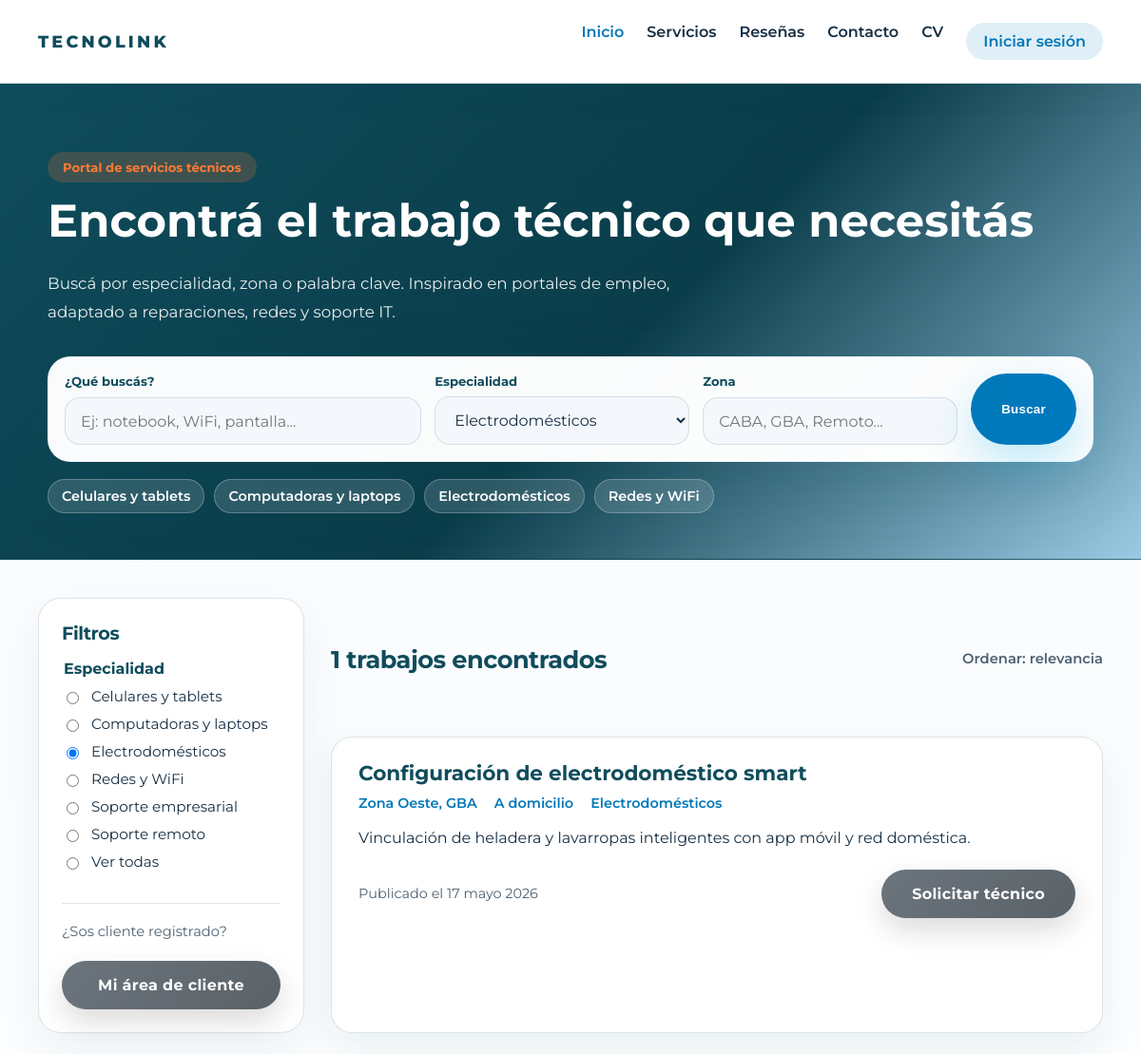
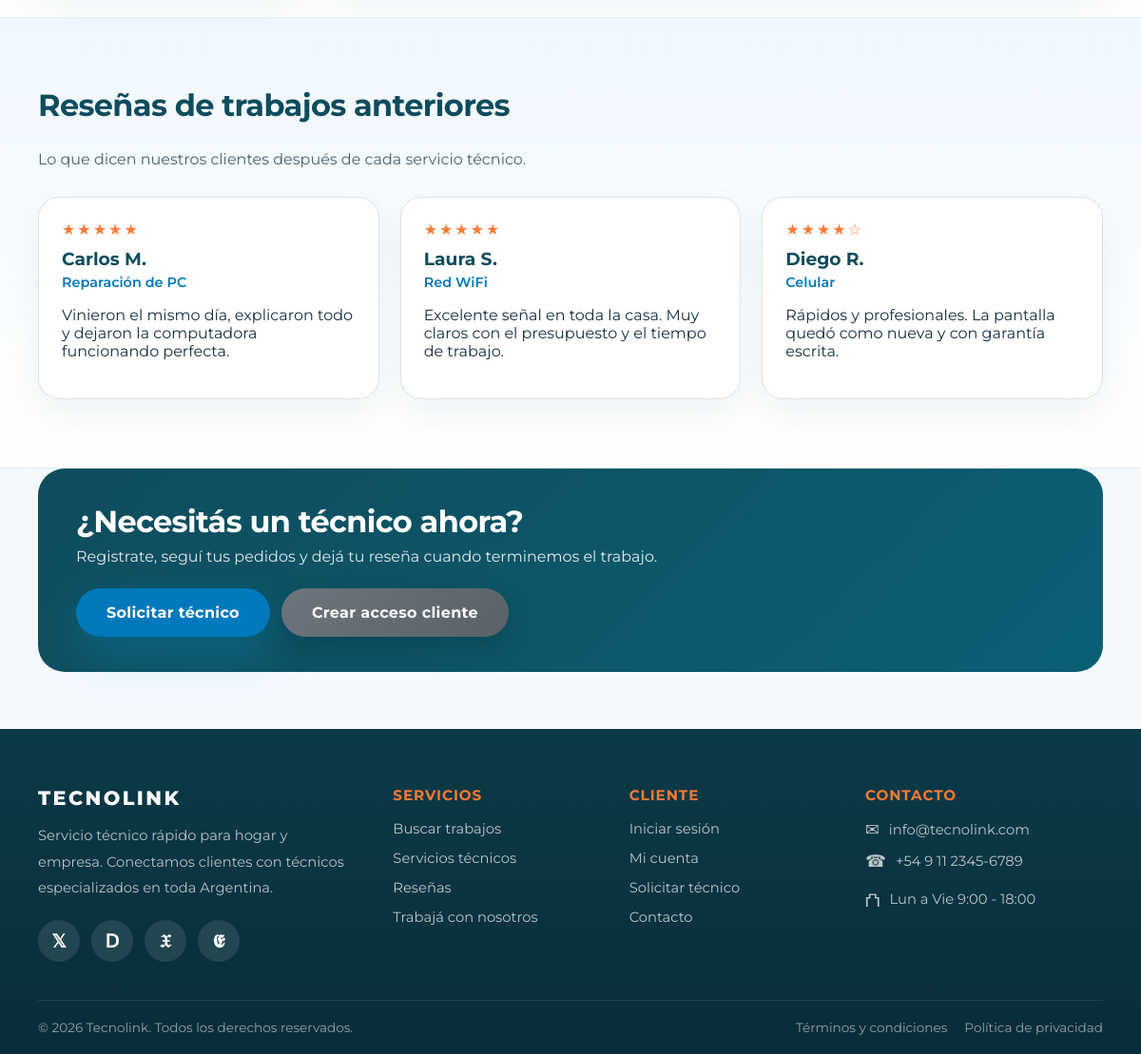
Page /index.php?tipo=electro on the committed database (2 pictures, top to bottom).
### tables this page shows
CREATE TABLE IF NOT EXISTS trabajos (
    id          INT AUTO_INCREMENT PRIMARY KEY,
    usuario_id  INT NULL,
    titulo      VARCHAR(150) NOT NULL,
    zona        VARCHAR(100) NOT NULL,
    tipo        VARCHAR(20)  NOT NULL,
    modalidad   VARCHAR(50)  NOT NULL,
    descripcion TEXT NOT NULL,
    estado      ENUM('Pendiente','En curso','Finalizado') NOT NULL DEFAULT 'Pendiente',
    urgente     TINYINT(1) NOT NULL DEFAULT 0,
    fecha       DATE NOT NULL,
    creado_en   TIMESTAMP DEFAULT CURRENT_TIMESTAMP,
    FOREIGN KEY (usuario_id) REFERENCES usuarios(id) ON DELETE SET NULL,
    FOREIGN KEY (tipo) REFERENCES tipos_trabajo(id)
);

CREATE TABLE IF NOT EXISTS resenas (
    id             INT AUTO_INCREMENT PRIMARY KEY,
    trabajo_id     INT NULL,
    nombre         VARCHAR(100) NOT NULL,
    trabajo_titulo VARCHAR(150) NOT NULL,
    estrellas      TINYINT NOT NULL,
    texto          TEXT NOT NULL,
    creado_en      TIMESTAMP DEFAULT CURRENT_TIMESTAMP,
    FOREIGN KEY (trabajo_id) REFERENCES trabajos(id) ON DELETE SET NULL
);

### includes/config.php (called while the page is built, shortened)
<?php
require_once __DIR__ . '/helpers.php';
function obtener_tipos_trabajo(): array
{
    static $tipos = null;
    if ($tipos === null) {
        $pdo = obtener_conexion();
        $filas = $pdo->query('SELECT id, etiqueta FROM tipos_trabajo ORDER BY etiqueta')->fetchAll();
        $tipos = [];
        foreach ($filas as $fila) {
            $tipos[$fila['id']] = $fila['etiqueta'];
        }
    }
    return $tipos;
}
$tipos_trabajo = obtener_tipos_trabajo();
function usuario_logueado(): bool
{
    return isset($_SESSION['usuario']) && $_SESSION['usuario'] !== '';
}

### includes/helpers.php (called while the page is built, shortened)
<?php
function obtener_etiqueta_tipo(string $tipo): string
{
    global $tipos_trabajo;
    return $tipos_trabajo[$tipo] ?? ucfirst($tipo);
}
function formatear_fecha_es(string $fecha_mysql): string
{
    $meses = [
        1 => 'enero', 2 => 'febrero', 3 => 'marzo', 4 => 'abril',
        5 => 'mayo', 6 => 'junio', 7 => 'julio', 8 => 'agosto',
        9 => 'septiembre', 10 => 'octubre', 11 => 'noviembre', 12 => 'diciembre',
    ];
    $fecha_obj = DateTime::createFromFormat('Y-m-d', $fecha_mysql);
    return $fecha_obj->format('d') . ' ' . $meses[(int) $fecha_obj->format('n')] . ' ' . $fecha_obj->format('Y');
}

### index.php (the view, shortened to what this page needs)
<?php
require_once __DIR__ . '/includes/config.php';
$busqueda = trim($_GET['q'] ?? '');
$filtro_tipo = $_GET['tipo'] ?? '';
$filtro_zona = trim($_GET['zona'] ?? '');
$sql = 'SELECT id, titulo, zona, tipo, modalidad, descripcion, urgente, fecha
        FROM trabajos
        WHERE 1 = 1';
$parametros = [];
if ($filtro_tipo !== '') {
    $sql .= ' AND tipo = :tipo';
    $parametros['tipo'] = $filtro_tipo;
}
$sql .= ' ORDER BY fecha DESC';
$pdo = obtener_conexion();
$consulta = $pdo->prepare($sql);
$consulta->execute($parametros);
$trabajos_filtrados = $consulta->fetchAll();
$reseñas = $pdo->query('SELECT nombre, trabajo_titulo AS trabajo, estrellas, texto FROM resenas ORDER BY creado_en DESC')->fetchAll();
$total = count($trabajos_filtrados);
require_once __DIR__ . '/includes/header.php';
?>
<main>
    <section class="jobs-hero">
        <div class="jobs-hero-inner">
            <span class="eyebrow">Portal de servicios técnicos</span>
            <h1>Encontrá el trabajo técnico que necesitás</h1>
            <p class="hero-text">Buscá por especialidad, zona o palabra clave. Inspirado en portales de empleo, adaptado a reparaciones, redes y soporte IT.</p>
            <form class="jobs-search" method="get" action="index.php">
                <div class="search-field">
                    <label for="q">¿Qué buscás?</label>
                    <input type="text" id="q" name="q" placeholder="Ej: notebook, WiFi, pantalla..." value="<?php echo htmlspecialchars($busqueda); ?>">
                </div>
                <div class="search-field">
                    <label for="tipo">Especialidad</label>
                    <select id="tipo" name="tipo">
                        <?php foreach ($tipos_trabajo as $clave => $etiqueta) : ?>
                            <option value="<?php echo $clave; ?>"<?php echo $filtro_tipo === $clave ? ' selected' : ''; ?>><?php echo htmlspecialchars($etiqueta); ?></option>
                        <?php endforeach; ?>
                    </select>
                </div>
                <div class="search-field">
                    <label for="zona">Zona</label>
                    <input type="text" id="zona" name="zona" placeholder="CABA, GBA, Remoto..." value="<?php echo htmlspecialchars($filtro_zona); ?>">
                </div>
                <button type="submit" class="btn-primary">Buscar</button>
            </form>
            <div class="hero-quick-tags">
                <?php foreach (array_slice($tipos_trabajo, 0, 4, true) as $clave => $etiqueta) : ?>
                    <a href="index.php?tipo=<?php echo urlencode($clave); ?>" class="tag-chip"><?php echo htmlspecialchars($etiqueta); ?></a>
                <?php endforeach; ?>
            </div>
        </div>
    </section>
    <section class="jobs-layout">
        <aside class="jobs-filters">
            <h2>Filtros</h2>
            <form method="get" class="filters-form">
                <fieldset>
                    <legend>Especialidad</legend>
                    <?php foreach ($tipos_trabajo as $clave => $etiqueta) : ?>
                        <label class="filter-option">
                            <input type="radio" name="tipo" value="<?php echo $clave; ?>"<?php echo $filtro_tipo === $clave ? ' checked' : ''; ?> onchange="this.form.submit()">
                            <?php echo htmlspecialchars($etiqueta); ?>
                        </label>
                    <?php endforeach; ?>
                    <label class="filter-option">
                        <input type="radio" name="tipo" value=""<?php echo $filtro_tipo === '' ? ' checked' : ''; ?> onchange="this.form.submit()">
                        Ver todas
                    </label>
                </fieldset>
            </form>
            <div class="filter-cta">
                <p>¿Sos cliente registrado?</p>
                <a href="<?php echo usuario_logueado() ? 'cliente.php' : 'login.php'; ?>" class="btn-secondary btn-block">Mi área de cliente</a>
            </div>
        </aside>
        <div class="jobs-results">
            <div class="results-header">
                <h2><?php echo $total; ?> trabajos encontrados</h2>
                <span class="sort-label">Ordenar: relevancia</span>
            </div>
            <?php if ($total === 0) : ?>
                <article class="job-card empty-state">
                    <h3>No hay resultados</h3>
                    <p>Probá con otra palabra clave o quitá los filtros para ver más trabajos técnicos disponibles.</p>
                    <a href="index.php" class="btn-secondary">Ver todos</a>
                </article>
            <?php else : ?>
                <?php foreach ($trabajos_filtrados as $trabajo) : ?>
                    <article class="job-card" data-tipo="<?php echo htmlspecialchars($trabajo['tipo']); ?>">
                        <h3><?php echo htmlspecialchars($trabajo['titulo']); ?></h3>
                        <ul class="job-meta">
                            <li><?php echo htmlspecialchars($trabajo['zona']); ?></li>
                            <li><?php echo htmlspecialchars($trabajo['modalidad']); ?></li>
                            <li><?php echo htmlspecialchars(obtener_etiqueta_tipo($trabajo['tipo'])); ?></li>
                        </ul>
                        <p><?php echo htmlspecialchars($trabajo['descripcion']); ?></p>
                        <div class="job-card-footer">
                            <span class="job-date">Publicado el <?php echo htmlspecialchars(formatear_fecha_es($trabajo['fecha'])); ?></span>
                            <a href="contacto.php" class="btn-secondary">Solicitar técnico</a>
                        </div>
                    </article>
                <?php endforeach; ?>
            <?php endif; ?>
        </div>
    </section>
    <section id="reseñas" class="reviews-section">
        <h2>Reseñas de trabajos anteriores</h2>
        <p class="section-text">Lo que dicen nuestros clientes después de cada servicio técnico.</p>
        <div class="reviews-grid">
            <?php foreach ($reseñas as $reseña) : ?>
                <article class="review-card">
                    <div class="stars" aria-label="<?php echo $reseña['estrellas']; ?> de 5 estrellas">
                        <?php echo str_repeat('★', $reseña['estrellas']) . str_repeat('☆', 5 - $reseña['estrellas']); ?>
                    </div>
                    <h3><?php echo htmlspecialchars($reseña['nombre']); ?></h3>
                    <span class="review-job"><?php echo htmlspecialchars($reseña['trabajo']); ?></span>
                    <p><?php echo htmlspecialchars($reseña['texto']); ?></p>
                </article>
            <?php endforeach; ?>
        </div>
    </section>
    <section class="cta-banner">
        <div>
            <h2>¿Necesitás un técnico ahora?</h2>
            <p>Registrate, seguí tus pedidos y dejá tu reseña cuando terminemos el trabajo.</p>
        </div>
        <div class="cta-actions">
            <a href="contacto.php" class="btn-primary">Solicitar técnico</a>
            <?php if (!usuario_logueado()) : ?>
                <a href="login.php" class="btn-secondary">Crear acceso cliente</a>
            <?php endif; ?>
        </div>
    </section>
</main>
<?php require_once __DIR__ . '/includes/footer.php'; ?>

### rows in the picture
trabajos: titulo "Configuración de electrodoméstico smart", zona "Zona Oeste, GBA", modalidad "A domicilio", tipo "Electrodomésticos", descripcion "Vinculación de heladera y lavarropas inteligentes con app móvil y red doméstica.", fecha "17 mayo 2026"
resenas: estrellas "★★★★★", nombre "Carlos M.", trabajo_titulo "Reparación de PC", texto "Vinieron el mismo día, explicaron todo y dejaron la computadora funcionando perfecta."
resenas: estrellas "★★★★★", nombre "Laura S.", trabajo_titulo "Red WiFi", texto "Excelente señal en toda la casa. Muy claros con el presupuesto y el tiempo de trabajo."
resenas: estrellas "★★★★", estrellas "☆", nombre "Diego R.", trabajo_titulo "Celular", texto "Rápidos y profesionales. La pantalla quedó como nueva y con garantía escrita."

### other values in the picture
SITE_NAME "TECNOLINK"
$etiqueta "Celulares y tablets"
$etiqueta "Computadoras y laptops"
$etiqueta "Electrodomésticos"
$etiqueta "Redes y WiFi"
$etiqueta "Soporte empresarial"
$etiqueta "Soporte remoto"
$total "1"
SITE_NAME "Tecnolink"
form field tipo "Electrodomésticos"
